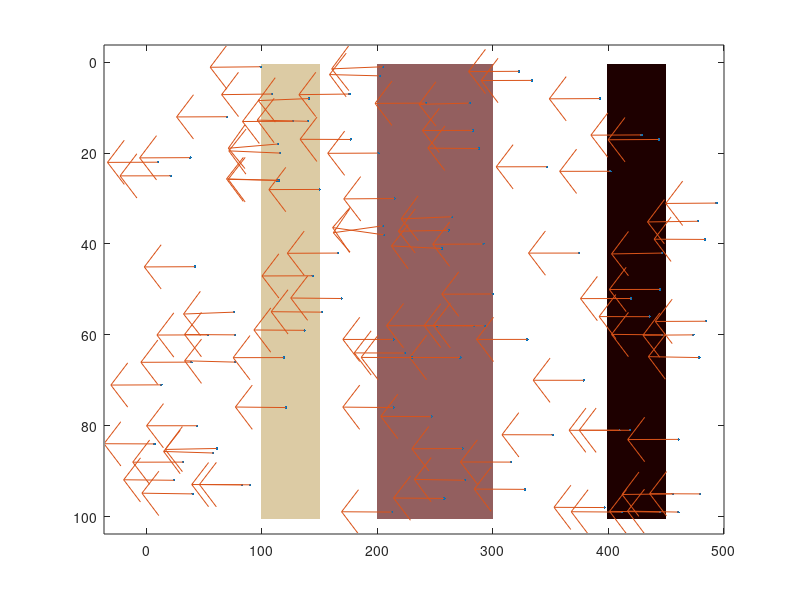

Here is the MATLAB script that generated this plot: (Note: this script raises an error after producing the figure.)
% electrons possible position in x direction: 1,2,...,WIRE_LENGTH
% mat col number
WIRE_LENGTH = 500;
% electrons possible position in y direction: 1,2,...,WIRE_WIDTH
% mat row number
WIRE_WIDTH = 100;

% each row: start_x,end_x,resistance
% first row describes the wire resistance info
RESISTANCE_INFO = [0,0,0.01;
                   100,150,0.2;
                   200,300,0.4;
                   400,450,0.5];

ELECTRONS_NUM = 100;

FIELD_FACTOR = 1;
FIELD_DIRECTION = [-5,0];


time_stamp = 0;

electrons_pos = zeros(ELECTRONS_NUM, 2);
% x coordinates, col subscripts, start from 1
electrons_pos(:,1) = randi([1,WIRE_LENGTH], ELECTRONS_NUM, 1);
% y coordinates, row subscripts, start from 1
electrons_pos(:,2) = randi([1,WIRE_WIDTH], ELECTRONS_NUM, 1);

electrons_vel = zeros(ELECTRONS_NUM, 2);


resistance_map = RESISTANCE_INFO(1,3) * ones(WIRE_WIDTH, WIRE_LENGTH);
for res_info = RESISTANCE_INFO(2:end,:)'
    resistance_map(:,[res_info(1):res_info(2)]) = res_info(3);
end


field_static = FIELD_DIRECTION;
field_dynamic = zeros(ELECTRONS_NUM, 2);


while true
    for e = 1:ELECTRONS_NUM
        diff = electrons_pos([1:e-1,e+1:end],:) - electrons_pos(e,:);
        % TODO temporarily ignore all zero row vectors in diff
        diff(all(diff==0,2),:) = [];
        distance = sqrt(sum(diff.^2, 2));
        field_dynamic(e,:) = sum(diff./(distance.^3), 1);

    end
    field = field_static + FIELD_FACTOR * field_dynamic;
    electrons_vel = electrons_vel - field;

    % randomly set some elec velocities into 0 based on the resistance
    elecs_pos_idx = sub2ind( ...
        size(resistance_map),electrons_pos(:,2),electrons_pos(:,1));
    res_elecs_on = resistance_map(elecs_pos_idx);
    electrons_vel(rand(ELECTRONS_NUM,1)<=res_elecs_on,:) = 0;

    electrons_pos = round(electrons_pos + electrons_vel);

    % the wire surfase is a doughnut
    electrons_pos(:,1) = mod(electrons_pos(:,1)-1, WIRE_LENGTH) + 1;
    electrons_pos(:,2) = mod(electrons_pos(:,2)-1, WIRE_WIDTH) + 1;

    time_stamp = time_stamp + 1;

    imagesc(resistance_map);
    colormap(flipud(pink));
    caxis('manual');
    hold on;
    plot(electrons_pos(:,1), electrons_pos(:,2), '.');
    q = quiver(electrons_pos(:,1),electrons_pos(:,2), ...
        field(:,1),field(:,2));
    q.AutoScale = 0;
    axis equal;
    axis([1,WIRE_LENGTH,1,WIRE_WIDTH]);
    hold off;

    pause(0.05)
end
